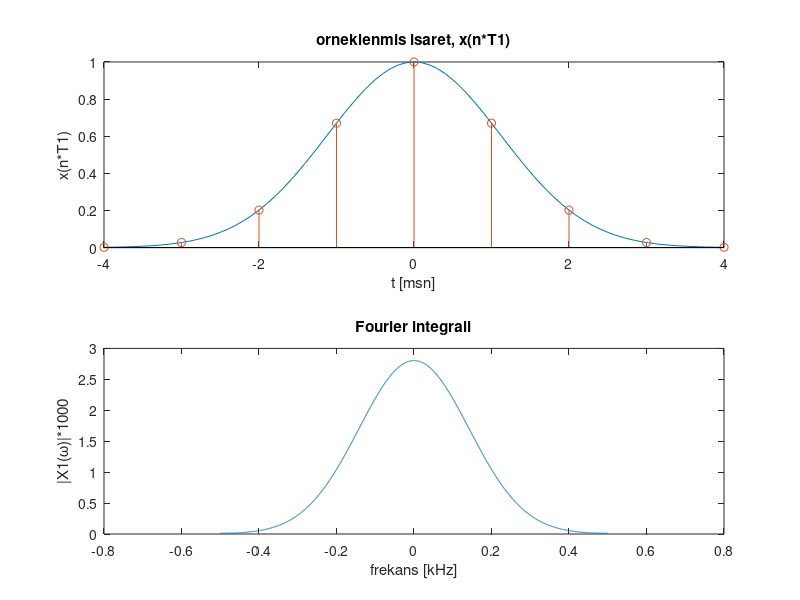
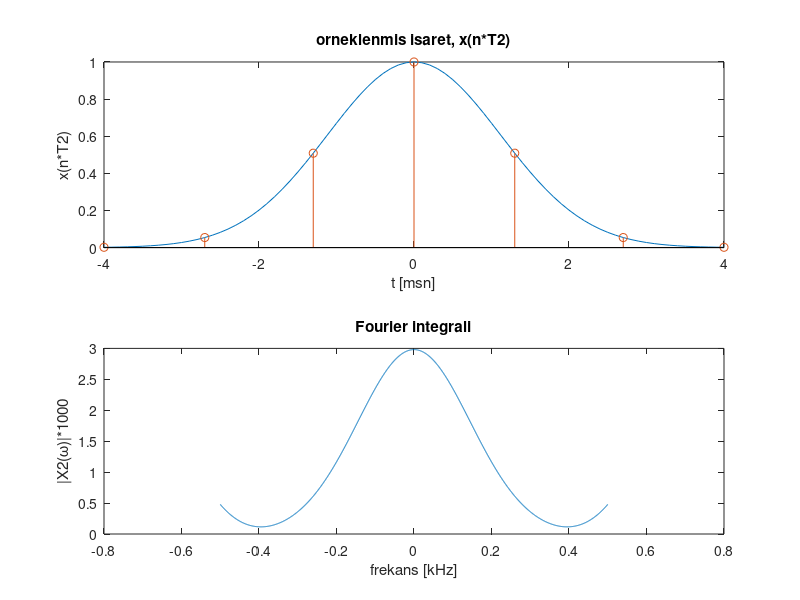

Recreate these plots in MATLAB, in order.
clear all; close all; % Analog isaret 
a=4*10^5; dt = 10^(-4); t_max=4*10^(-3); 
t = -t_max:dt:t_max; x=[exp(-a*t.^2)]; 
% Orneklenmis isaret, f1=1  kHz 
f1=1000; T1=(1/f1); t1=t(1:T1/dt:end); x1=[exp(-a*t1.^2)]; 
% Orneklenmis isaret, f2=0.75 kHz 
f2=750; T2=(1/f2); t2=t(1:T2/dt:end); x2=[exp(-a*t2.^2)]; 
% Surekli-Zaman Fourier Donusumu, omega: -omega_max -> omega_max 
omega_max = 2*pi*500; K = 1000; k = 0:1:K; 
omega = k*omega_max/K;  omega = [-fliplr(omega), omega(2:K+1)]; 
% Orneklenmis isaret x1, f1=1  kHz 
X1=x1 * exp(-j*t1'*omega) * dt*10; X1 = abs(X1); 
% Orneklenmis isaret x2, f2=10/14 kHz 
X2=x2 * exp(-j*t2'*omega) * dt*14; X2 = abs(X2); 
subplot(1,1,1); subplot(2,1,1); plot(t*1000,x); 
xlabel('t [msn]'); ylabel('x(n*T1)'); 
title('orneklenmis isaret, x(n*T1)')
hold on; stem(t1*1000,x1); hold off 
subplot (2,1,2); plot (omega/(2*pi*1000),X1*1000); 
xlabel('frekans [kHz]'); ylabel ('|X1(\omega)|*1000') 
title('Fourier integrali') 
figure; subplot(1,1,1) 
subplot(2,1,1);plot(t*1000,x); 
xlabel('t [msn]'); ylabel('x(n*T2)'); 
title('orneklenmis isaret, x(n*T2)') 
hold on; stem(t2*1000,x2); hold off; 
subplot(2,1,2) ;plot(omega/(2*pi*1000),X2*1000); 
xlabel('frekans [kHz]') ; ylabel('|X2(\omega)|*1000') 
title('Fourier integrali')